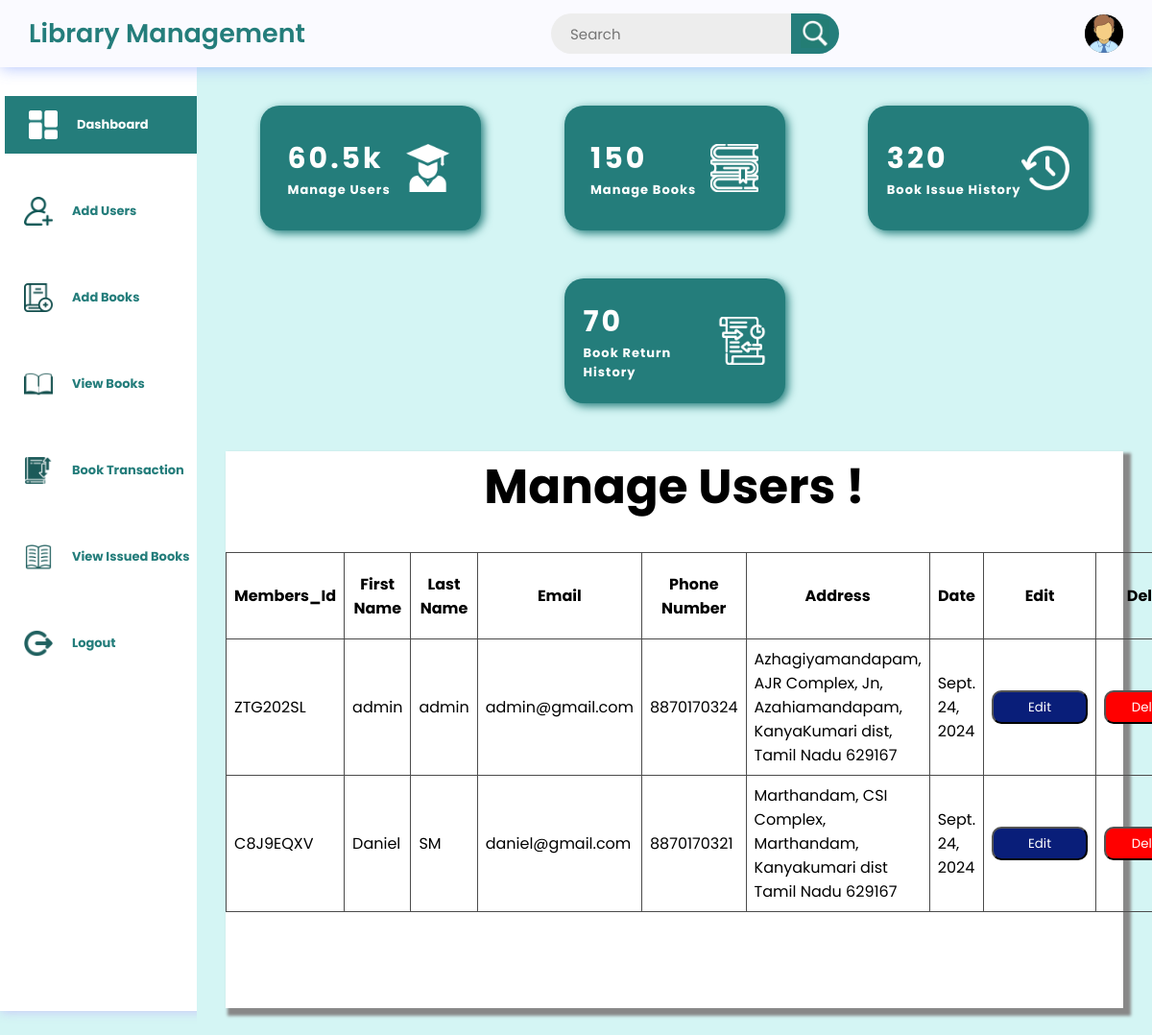
The page /manageuser on the database its author committed.
### library/models.py (models this page shows, shortened)
class addusermodel(models.Model):
    memberid = models.CharField(max_length=8, unique=True, blank=True, null=True)
    firstname=models.CharField(max_length=20)
    lastname=models.CharField(max_length=20)
    email=models.EmailField()
    phonenumber=models.TextField()
    address=models.TextField()
    date=models.DateField(auto_now_add=True)

### library/views.py (the view)
# urls.py: path('manageuser',views.manageusers,name="viewuser"),
def manageusers(request):
    data=addusermodel.objects.all
    return render(request,"library/manageusers.html",{"data":data})

### templates/library/manageusers.html (shortened to what this page needs)
<!DOCTYPE html>
{% load static %}
<html lang="en">
<head>
</head>
<body>
    <header>
        <div class="logosec">
            <div class="logo">Library Management</div>
        </div>
        <div class="searchbar">
            <input type="text"
                   placeholder="Search">
            <div class="searchbtn">
              <img src=
"{% static 'images/searchbtn.jpg' %}"
                    class="icn srchicn"
                    alt="search-icon">
              </div>
        </div>
        <div class="message">
            <div class="dp">
              <img src=
"{% static 'images/adminlogin.png' %}"
                    class="dpicn"
                    alt="dp">
              </div>
        </div>
    </header>
    <div class="main-container">
        <div class="navcontainer" id="upnav">
            <nav class="nav">
                <div class="nav-upper-options">
                  <a href="afterlogin"><div class="nav-option option1">
                    <img src=
"{% static 'images/dashboard.png' %}"
                        class="nav-img"
                        alt="dashboard">
                    <h3 class="h3"> Dashboard</h3>
                </div></a>
                <a href="adduser"><div class="option2 nav-option">
                  <img src=
"{% static 'images/addusers.png' %}"
                      class="nav-img"
                      alt="articles">
                  <h3 class="h3"> Add Users</h3>
              </div></a>
                <a href="addbook"><div class="option2 nav-option">
                    <img src=
"{% static 'images/addbooks.png' %}"
                        class="nav-img"
                        alt="articles">
                    <h3 class="h3"> Add Books</h3>
                </div></a>
               <a href="viewcategorybook"> <div class="nav-option option3">
                    <img src=
"{% static 'images/viewbooks.png' %}"
                        class="nav-img"
                        alt="report">
                    <h3 class="h3">View Books</h3>
                </div></a>
                <a href="issuebook"><div class="nav-option option4">
                    <img src=
"{% static 'images/transactionbook.png' %}"
                        class="nav-img"
                        alt="institution">
                    <h3 class="h3">Book Transaction</h3>
                </div></a>
                <a href="/viewissuedbook"><div class="nav-option option5">
                    <img src=
"{% static 'images/viewissuedbook.png' %}"
                        class="nav-img"
                        alt="blog">
                    <h3 class="h3"> View Issued Books</h3>
                </div></a>
               <a href="{% url 'log out' %}"> <div class="nav-option logout">
                    <img src=
"{% static 'images/logouts.png' %}"
                        class="nav-img"
                        alt="logout">
                    <h3 class="h3">Logout</h3>
                </div></a>
                </div>
            </nav>
        </div>
        <div class="main">
            <div class="box-container">
                <div class="box box1">
                    <div class="text">
                        <a href="manageuser" style="color: white;"><h2 class="topic-heading">60.5k</h2>
                        <h2 class="topic"><b>Manage Users</b></h2></a>
                    </div>
                    <img src=
"{% static 'images/manage-user.png' %}"
                        alt="Views">
                </div>
                <div class="box box2">
                    <div class="text">
                        <a href="/viewbook" style="color: white;"><h2 class="topic-heading">150</h2>
                        <h2 class="topic"><b>Manage Books</b></h2></a>
                    </div>
                    <img src=
"{% static 'images/books.png' %}"
                         alt="likes">
                </div>
                <div class="box box3">
                    <div class="text">
                        <a href="/viewissuedbook" style="color: white;"><h2 class="topic-heading">320</h2>
                        <h2 class="topic"><b>Book Issue History</b></h2></a>
                    </div>
                    <img src=
"{% static 'images/history.png' %}"
                        alt="comments">
                </div>
                <div class="box box4">
                    <div class="text">
                       <a href="/returnbooks" style="color: white;"> <h2 class="topic-heading">70</h2>
                        <h2 class="topic"><b>Book Return History</b></h2></a>
                    </div>
                    <img src=
"{% static 'images/history_return.png' %}" alt="published">
                </div>
            </div>
            <div class="container-fluid" id="fluid">
              <h3 class="p-3 mb-2  text-black" style = 'font-size: 50px;text-align:center;margin-bottom:30px;'>Manage Users !</h3>
    <div class="container" id="cont">
               <table>
                <tr>
                    <th>Members_Id</th>
                    <th>First Name</th>
                    <th>Last Name</th>
                    <th>Email</th>
                    <th>Phone Number</th>
                    <th>Address</th>
                    <th>Date</th>
                    <th>Edit</th>
                    <th>Delete</th>
                </tr>
                {%for i in data%}
                <tr>
                  <td>{{i.memberid}}</td>
                  <td>{{i.firstname}}</td>
                  <td>{{i.lastname}}</td>
                  <td>{{i.email}}</td>
                  <td>{{i.phonenumber}}</td>
                  <td>{{i.address}}</td>
                  <td>{{i.date}}</td>
                  <td><a href="{% url 'updateuser' i.memberid %}"><button class="btn" id="edit">Edit</button></a></td>
                  <td><a href="{% url 'deluser' i.memberid %}"><button class="btn" id="del">Delete</button></a></td>
                </tr>
             {%endfor%}
               </table>
               <div class="container-fluid" id="bot"></div>
              </div>
              </div>
        </div>
    </div>
</body>
</html>

### templates/library/manageusers.html (style rules this page uses)
* { margin: 0; padding: 0; box-sizing: border-box; font-family: "Poppins", sans-serif; }
:root { --background-color1: #fafaff; --background-color2: #ffffff; --background-color3: #ededed; --background-color4: #d4f5f4; --primary-color: #247d7b; --secondary-color: #247d7b; --Border-color: #247d7b; --one-use-color: #247d7b; --two-use-color: #247d7b; }
body { background-color: var(--background-color4); max-width: 100%; overflow-x: hidden; }
header { height: 70px; width: 100vw; padding: 0 30px; background-color: var(--background-color1); position: fixed; z-index: 100; box-shadow: 1px 1px 15px rgba(161, 182, 253, 0.825); display: flex; justify-content: space-between; align-items: center; }
.logo { font-size: 27px; font-weight: 600; color: #247d7b; }
.icn { height: 30px; }
.searchbar, .message, .logosec { display: flex; align-items: center; justify-content: center; }
.logosec { gap: 60px; }
.searchbar input { width: 250px; height: 42px; border-radius: 50px 0 0 50px; background-color: var(--background-color3); padding: 0 20px; font-size: 15px; outline: none; border: none; }
.searchbtn { width: 50px; height: 42px; display: flex; align-items: center; justify-content: center; border-radius: 0px 50px 50px 0px; background-color: var(--secondary-color); cursor: pointer; }
.message { gap: 40px; position: relative; cursor: pointer; }
.dp { height: 40px; width: 40px; background-color: #626262; border-radius: 50%; display: flex; align-items: center; justify-content: center; overflow: hidden; }
.main-container { display: flex; width: 100vw; position: relative; top: 70px; z-index: 1; }
.dpicn { height: 42px; }
.main { height: calc(100vh - 70px); width: 100%; overflow-y: scroll; overflow-x: hidden; padding: 40px 30px 30px 30px; }
.box-container { display: flex; justify-content: space-evenly; align-items: center; flex-wrap: wrap; gap: 50px; }
.nav { min-height: 91vh; width: 250px; background-color: var(--background-color2); position: absolute; top: 0px; left: 00; box-shadow: 1px 1px 10px rgba(198, 189, 248, 0.825); display: flex; flex-direction: column; justify-content: space-between; overflow: hidden; padding: 30px 0 20px 10px; }
.navcontainer { height: calc(100vh - 70px); width: 250px; position: relative; overflow-y: scroll; overflow-x: hidden; transition: all 0.5s ease-in-out; }
.nav-option { width: 250px; height: 60px; display: flex; align-items: center; padding: 0 30px 0 20px; gap: 20px; transition: all 0.1s ease-in-out; }
.nav-img { height: 30px; }
a { text-decoration: none; color: #247d7b; }
.nav-upper-options { display: flex; flex-direction: column; align-items: center; gap: 30px; }
.option1 { border-left: 5px solid #247d7b; background-color: var(--Border-color); color: white; cursor: pointer; }
.box { height: 130px; width: 230px; border-radius: 20px; box-shadow: 3px 3px 10px #247d7b; padding: 20px; display: flex; align-items: center; justify-content: space-around; cursor: pointer; transition: transform 0.3s ease-in-out; }
.box:nth-child(1) { background-color: var(--one-use-color); }
.box:nth-child(2) { background-color: var(--two-use-color); }
.box:nth-child(3) { background-color: var(--one-use-color); }
.box:nth-child(4) { background-color: var(--two-use-color); }
.box img { height: 50px; }
.box .text { color: white; }
.topic { font-size: 13px; font-weight: 400; letter-spacing: 1px; }
.topic-heading { font-size: 30px; letter-spacing: 3px; }
.h3 { font-size: small; font-weight: 700; }
table,th,td { border: 1px solid rgb(75, 75, 75); border-collapse: collapse; }
#fluid { padding: 0px; width: 100%; position: relative; background-color: rgb(255, 255, 255); box-shadow: 5px 5px 3px 3px #888888; margin-top: 50px; }
#cont { margin-right: 100px; position: relative; }
#bot { height: 100px; background-color: white; }
table { margin: 0px; box-sizing: none; }
td,th { padding: 8px; width: 150px; height: 90px; }
#del { background-color: red; color: white; width: 100px; height: 35px; border-radius: 10px; }
#edit { background-color: #091e79; color: white; width: 100px; height: 35px; border-radius: 10px; }

### rows shown on the page
addusermodel: memberid "ZTG202SL", firstname "admin", lastname "admin", email "admin@gmail.com", phonenumber "8870170324", address "Azhagiyamandapam, AJR Complex, Jn, Azahiamandapam, KanyaKumari dist, Tamil Nadu 629167", date "Sept. 24, 2024"
addusermodel: memberid "C8J9EQXV", firstname "Daniel", lastname "SM", email "daniel@gmail.com", phonenumber "8870170321", address "Marthandam, CSI Complex, Marthandam, Kanyakumari dist Tamil Nadu 629167", date "Sept. 24, 2024"
